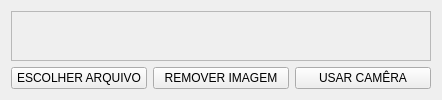
      <widget class="QWidget" name="tab_6">
       <attribute name="title">
        <string>Foto</string>
       </attribute>
       <layout class="QGridLayout" name="gridLayout_22">
        <item row="0" column="0">
         <widget class="QFrame" name="pic_frame_mainData">
          <property name="sizePolicy">
           <sizepolicy hsizetype="Preferred" vsizetype="Preferred">
            <horstretch>50</horstretch>
            <verstretch>50</verstretch>
           </sizepolicy>
          </property>
          <property name="frameShape">
           <enum>QFrame::StyledPanel</enum>
          </property>
          <property name="frameShadow">
           <enum>QFrame::Raised</enum>
          </property>
          <layout class="QGridLayout" name="gridLayout">
           <item row="0" column="0">
            <spacer name="horizontalSpacer">
             <property name="orientation">
              <enum>Qt::Horizontal</enum>
             </property>
             <property name="sizeType">
              <enum>QSizePolicy::Fixed</enum>
             </property>
             <property name="sizeHint" stdset="0">
              <size>
               <width>200</width>
               <height>20</height>
              </size>
             </property>
            </spacer>
           </item>
           <item row="0" column="1">
            <widget class="QLabel" name="pic_label_picture">
             <property name="sizePolicy">
              <sizepolicy hsizetype="Ignored" vsizetype="Ignored">
               <horstretch>0</horstretch>
               <verstretch>0</verstretch>
              </sizepolicy>
             </property>
             <property name="minimumSize">
              <size>
               <width>0</width>
               <height>0</height>
              </size>
             </property>
             <property name="baseSize">
              <size>
               <width>0</width>
               <height>0</height>
              </size>
             </property>
             <property name="font">
              <font>
               <pointsize>20</pointsize>
              </font>
             </property>
             <property name="styleSheet">
              <string notr="true">color: rgb(114, 159, 207);</string>
             </property>
             <property name="text">
              <string/>
             </property>
             <property name="pixmap">
              <pixmap resource="icons.qrc">:/images/blank.svg</pixmap>
             </property>
             <property name="scaledContents">
              <bool>true</bool>
             </property>
            </widget>
           </item>
           <item row="0" column="2">
            <spacer name="horizontalSpacer_2">
             <property name="orientation">
              <enum>Qt::Horizontal</enum>
             </property>
             <property name="sizeType">
              <enum>QSizePolicy::Fixed</enum>
             </property>
             <property name="sizeHint" stdset="0">
              <size>
               <width>200</width>
               <height>20</height>
              </size>
             </property>
            </spacer>
           </item>
          </layout>
         </widget>
        </item>
        <item row="1" column="0">
         <layout class="QGridLayout" name="gridLayout_19">
          <item row="1" column="2">
           <widget class="QPushButton" name="takepic_pushbutton_mainData">
            <property name="sizePolicy">
             <sizepolicy hsizetype="Expanding" vsizetype="Expanding">
              <horstretch>0</horstretch>
              <verstretch>0</verstretch>
             </sizepolicy>
            </property>
            <property name="text">
             <string>USAR CAMÊRA</string>
            </property>
            <property name="icon">
             <iconset resource="icons.qrc">
              <normaloff>:/Icons/start_camera.svg</normaloff>:/Icons/start_camera.svg</iconset>
            </property>
            <property name="iconSize">
             <size>
              <width>42</width>
              <height>42</height>
             </size>
            </property>
           </widget>
          </item>
          <item row="1" column="0">
           <widget class="QPushButton" name="pushButton_2">
            <property name="sizePolicy">
             <sizepolicy hsizetype="Expanding" vsizetype="Expanding">
              <horstretch>0</horstretch>
              <verstretch>0</verstretch>
             </sizepolicy>
            </property>
            <property name="text">
             <string>ESCOLHER ARQUIVO</string>
            </property>
            <property name="icon">
             <iconset resource="icons.qrc">
              <normaloff>:/Icons/save_image.svg</normaloff>:/Icons/save_image.svg</iconset>
            </property>
            <property name="iconSize">
             <size>
              <width>42</width>
              <height>42</height>
             </size>
            </property>
           </widget>
          </item>
          <item row="1" column="1">
           <widget class="QPushButton" name="remove_pushButton_picture">
            <property name="sizePolicy">
             <sizepolicy hsizetype="Expanding" vsizetype="Expanding">
              <horstretch>0</horstretch>
              <verstretch>0</verstretch>
             </sizepolicy>
            </property>
            <property name="text">
             <string>REMOVER IMAGEM</string>
            </property>
            <property name="icon">
             <iconset resource="icons.qrc">
              <normaloff>:/Icons/trash.svg</normaloff>:/Icons/trash.svg</iconset>
            </property>
            <property name="iconSize">
             <size>
              <width>42</width>
              <height>42</height>
             </size>
            </property>
           </widget>
          </item>
         </layout>
        </item>
       </layout>
      </widget>
